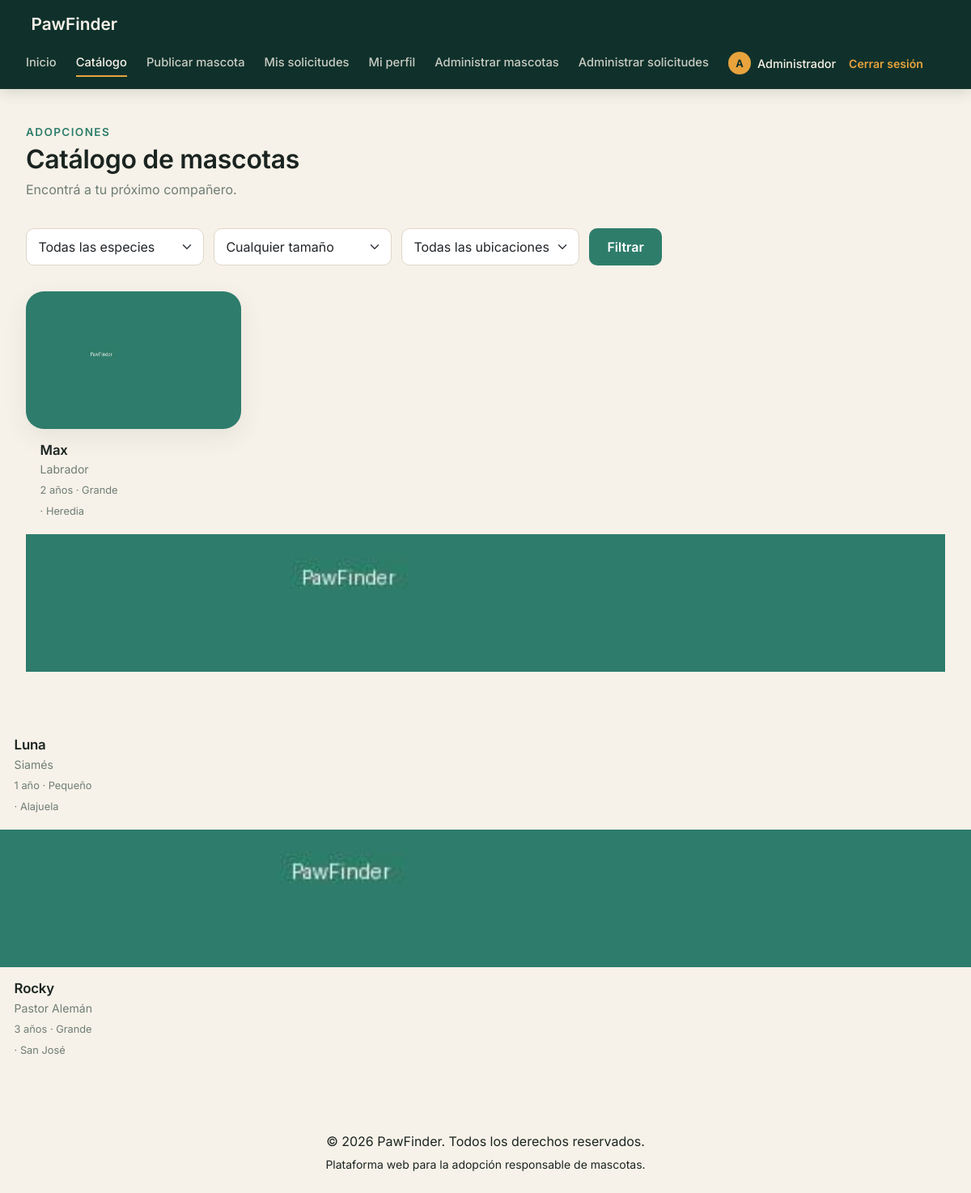
The page /mi_proyecto/app/controllers/MascotaController.php?accion=catalogo (signed in) on the database its author committed.
### tables this page shows
CREATE TABLE mascotas (

    id_mascota INT AUTO_INCREMENT PRIMARY KEY,
    nombre VARCHAR(80) NOT NULL,
    especie VARCHAR(30) NOT NULL,
    raza VARCHAR(60),
    edad VARCHAR(30),
    sexo VARCHAR(20),
    tamano VARCHAR(20),
    ubicacion VARCHAR(60),
    descripcion TEXT,
    imagen VARCHAR(255),
    estado VARCHAR(20) DEFAULT 'Disponible',
    id_usuario INT NOT NULL,
    fecha_publicacion DATETIME DEFAULT CURRENT_TIMESTAMP,

    FOREIGN KEY (id_usuario)
    REFERENCES usuarios(id_usuario)

);

### mi_proyecto/app/models/Mascota.php (called while the page is built, shortened)
<?php
require_once __DIR__ . '/../../config/database.php';
class Mascota
{
    private $conexion;
    public function __construct()
    {
        $db = new Database();
        $this->conexion = $db->conectar();
    }
    public function obtenerTodas($especie = '', $tamano = '', $ubicacion = '')
    {
        $sql = "SELECT *, id_mascota AS id FROM mascotas WHERE 1 = 1";
        $parametros = [];
        $sql .= " ORDER BY fecha_publicacion DESC";
        $stmt = $this->conexion->prepare($sql);
        $stmt->execute($parametros);
        return $stmt->fetchAll(PDO::FETCH_ASSOC);
    }
}

### mi_proyecto/config/database.php (called while the page is built, shortened)
<?php
class Database
{
    private $host = "localhost";
    private $dbname = "pawfinder";
    private $usuario = "root";
    private $password = "";
    public function conectar()
    {
        $this->conexion = null;
        try {
            $this->conexion = new PDO(
                "mysql:host=" . $this->host . ";dbname=" . $this->dbname . ";charset=utf8mb4",
                $this->usuario,
                $this->password
            );
            $this->conexion->setAttribute(PDO::ATTR_ERRMODE, PDO::ERRMODE_EXCEPTION);
        } catch (PDOException $e) {
            echo "Error de conexión: " . $e->getMessage();
        }
        return $this->conexion;
    }
}

### mi_proyecto/app/views/mascotas/catalogo.php (the view, shortened to what this page needs)
<?php
require_once __DIR__ . '/../layout/header.php';
require_once __DIR__ . '/../layout/menu.php';
$mascotas = $mascotas ?? [];
?>
<div class="page-wrapper">
    <div class="page-header">
        <div>
            <span class="eyebrow-dark">Adopciones</span>
            <h1>Catálogo de mascotas</h1>
            <p class="page-subtitle">Encontrá a tu próximo compañero.</p>
        </div>
    </div>
    <form method="GET" action="/mi_proyecto/app/controllers/MascotaController.php" class="filter-bar">
        <select name="especie" class="form-select">
            <option value="">Todas las especies</option>
        </select>
        <select name="tamano" class="form-select">
            <option value="">Cualquier tamaño</option>
        </select>
        <select name="ubicacion" class="form-select">
            <option value="">Todas las ubicaciones</option>
        </select>
        <button type="submit" class="btn btn-pawfinder btn-inline">Filtrar</button>
    </form>
    <div class="pet-grid">
        <?php if (empty($mascotas)): ?>
            <p class="empty-state">No hay mascotas disponibles con esos filtros.</p>
        <?php else: ?>
            <?php foreach ($mascotas as $mascota): ?>
                <a href="/mi_proyecto/app/controllers/MascotaController.php?accion=detalle&id=<?= (int)$mascota['id'] ?>" class="pet-card">
                    <div class="pet-card-img" style="background-image: url('<?= htmlspecialchars($mascota['imagen'] ?? '/mi_proyecto/public/img/placeholder-mascota.jpg') ?>')"></div>
                    <span class="pet-badge pet-badge-<?= htmlspecialchars($mascota['estado'] ?? 'disponible') ?>">
                    </span>
    </div>
    <div class="pet-card-body">
        <h3><?= htmlspecialchars($mascota['nombre']) ?></h3>
        <p><?= htmlspecialchars($mascota['raza'] ?? $mascota['especie'] ?? '') ?></p>
        <span class="pet-card-meta">
            <?= htmlspecialchars($mascota['edad'] ?? '') ?> · <?= htmlspecialchars(ucfirst($mascota['tamano'] ?? '')) ?>
        </span>
        <span class="pet-card-meta">
            <?= htmlspecialchars($mascota['lugar'] ?? '') ?> · <?= htmlspecialchars(ucfirst($mascota['ubicacion'] ?? '')) ?>
        </span>
    </div>
    </a>
<?php endforeach; ?>
<?php endif; ?>
<?php require_once __DIR__ . '/../layout/footer.php'; ?>

### mi_proyecto/public/css/styles.css (style rules this page uses)
:root { --color-bg: #10312B; --color-surface: #F7F2E9; --color-primary: #2E7D6B; --color-primary-dark: #1F5C4E; --color-accent: #E8A33D; --color-ink: #1A2420; --color-muted: #6E7D75; --radius-lg: 22px; --radius-sm: 10px; --font-display: 'Inter', serif; --font-body: 'Inter', sans-serif; }
body { font-family: var(--font-body); color: var(--color-ink); background-color: var(--color-surface); margin: 0; }
h1, h2, h3, .display-text { font-family: var(--font-display); font-weight: 600; letter-spacing: -0.01em; }
.btn-pawfinder { background-color: var(--color-primary); border: none; color: #fff; font-weight: 600; border-radius: var(--radius-sm); padding: 0.7rem 1rem; width: 100%; transition: background-color 0.2s ease; }
.page-wrapper { max-width: 1200px; margin: 0 auto; padding: 2.5rem 2rem 4rem; }
.page-header { display: flex; justify-content: space-between; align-items: flex-end; flex-wrap: wrap; gap: 1rem; margin-bottom: 2.25rem; }
.eyebrow-dark { color: var(--color-primary); font-size: 0.85rem; font-weight: 600; text-transform: uppercase; letter-spacing: 0.1em; }
.page-header h1 { font-size: 2rem; margin: 0.25rem 0 0.4rem; }
.page-subtitle { color: var(--color-muted); margin: 0; }
.btn-inline { width: auto; padding: 0.65rem 1.4rem; }
.pet-grid { display: grid; grid-template-columns: repeat(auto-fill, minmax(230px, 1fr)); gap: 1.5rem; }
.pet-card { background: #fff; border-radius: var(--radius-lg); overflow: hidden; text-decoration: none; color: var(--color-ink); box-shadow: 0 10px 30px rgba(16, 49, 43, 0.08); transition: transform 0.2s ease, box-shadow 0.2s ease; }
.pet-card-img { height: 170px; background-size: cover; background-position: center; background-color: #E4DECF; position: relative; }
.pet-card-body { padding: 1rem 1.1rem 1.2rem; }
.pet-card-body h3 { font-size: 1.05rem; margin: 0 0 0.2rem; }
.pet-card-body p { color: var(--color-muted); font-size: 0.88rem; margin: 0; }
.pet-card-meta { display: block; color: var(--color-muted); font-size: 0.8rem; margin-top: 0.4rem; }
.pet-badge { position: absolute; top: 0.7rem; right: 0.7rem; font-size: 0.72rem; font-weight: 700; padding: 0.25rem 0.65rem; border-radius: 999px; text-transform: uppercase; letter-spacing: 0.03em; }
.filter-bar { display: flex; gap: 0.75rem; flex-wrap: wrap; margin-bottom: 2rem; }
.filter-bar .form-select { border-radius: var(--radius-sm); border: 1px solid #DDD6C7; padding: 0.6rem 0.9rem; max-width: 220px; }

### rows shown on the page
mascotas: imagen (placeholder picture), nombre "Max", raza "Labrador", edad "2 años", tamano "Grande", ubicacion "Heredia"
mascotas: imagen (placeholder picture), nombre "Luna", raza "Siamés", edad "1 año", tamano "Pequeño", ubicacion "Alajuela"
mascotas: imagen (placeholder picture), nombre "Rocky", raza "Pastor Alemán", edad "3 años", tamano "Grande", ubicacion "San José"

### other values the page prints
substr($nombreActual, 0, 1) "A"
$nombreActual "Administrador"
